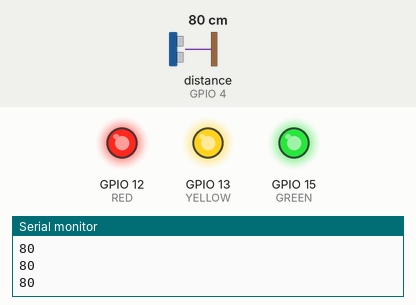
Simulated run of this sketch. Board: ESP8266 (NodeMCU). On the bench: output pins drawn as LEDs (lit = HIGH), the last lines printed to the serial monitor. Wiring (inferred from the names in the program): ultrasonic range finder: trigger GPIO 5; echo GPIO 4. The inputs (shaded band) are chosen by the test bench; at power-on: distance to the obstacle (sensor on GPIO 4) 80 cm. The echo pulse lasts 58.3 µs per cm; WiFi joins after 1.5 s; servers stay silent unless stated; no MQTT or app messages arrive unless stated; pins used as bus, display or sensor lines are not drawn.

Above: at 2.7 s.
2.8 s: distance to the obstacle (sensor on GPIO 4) set to 38 cm
4.3 s: distance to the obstacle (sensor on GPIO 4) set to 31 cm
At 4.9 s:
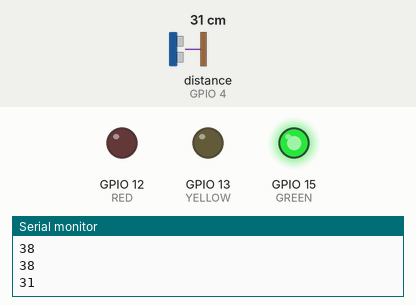
6.0 s: distance to the obstacle (sensor on GPIO 4) set to 23 cm
7.5 s: distance to the obstacle (sensor on GPIO 4) set to 18 cm
At 8.8 s:
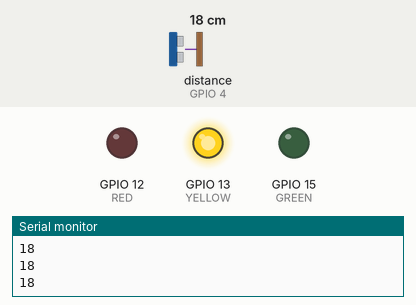
9.1 s: distance to the obstacle (sensor on GPIO 4) set to 7 cm
10.6 s: distance to the obstacle (sensor on GPIO 4) set to 4 cm
At 11.6 s:
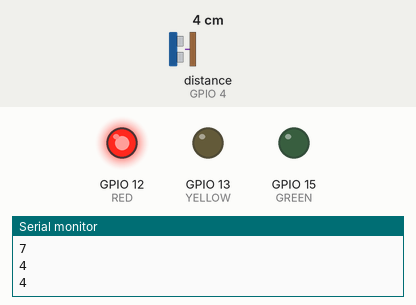
Timing chart, 0 to 13.1 s (numbered marks = the images above; inputs shaded):
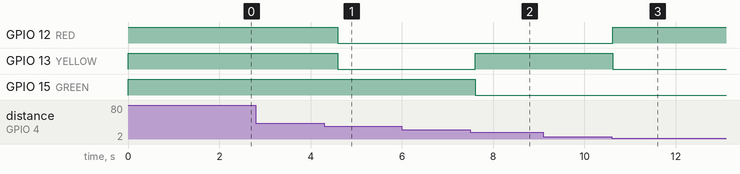

Measured:
- the behaviour switches between 36 and 35 cm on distance to the obstacle (sensor on GPIO 4) (found by bisection; images 0 and 1)
- the behaviour switches between 21 and 20 cm on distance to the obstacle (sensor on GPIO 4) (found by bisection; images 1 and 2)
- the behaviour switches between 6 and 5 cm on distance to the obstacle (sensor on GPIO 4) (found by bisection; images 2 and 3)
- after the input at 4.3 s, GPIO 12 (RED), GPIO 13 (YELLOW): HIGH → LOW after 0.29 s
- after the input at 7.5 s, GPIO 13 (YELLOW): LOW → HIGH after 0.11 s; GPIO 15 (GREEN): HIGH → LOW after 0.11 s
- after the input at 10.6 s, GPIO 12 (RED): LOW → HIGH at once; GPIO 13 (YELLOW): HIGH → LOW at once

The sketch:

garbage.ino
```cpp
/*
 Basic ESP8266 MQTT example

 This sketch demonstrates the capabilities of the pubsub library in combination
 with the ESP8266 board/library.

 It connects to an MQTT server then:
  - publishes "hello world" to the topic "outTopic" every two seconds
  - subscribes to the topic "inTopic", printing out any messages
    it receives. NB - it assumes the received payloads are strings not binary
  - If the first character of the topic "inTopic" is an 1, switch ON the ESP Led,
    else switch it off

 It will reconnect to the server if the connection is lost using a blocking
 reconnect function. See the 'mqtt_reconnect_nonblocking' example for how to
 achieve the same result without blocking the main loop.

 To install the ESP8266 board, (using Arduino 1.6.4+):
  - Add the following 3rd party board manager under "File -> Preferences -> Additional Boards Manager URLs":
       http://arduino.esp8266.com/stable/package_esp8266com_index.json
  - Open the "Tools -> Board -> Board Manager" and click install for the ESP8266"
  - Select your ESP8266 in "Tools -> Board"

*/
#include<String.h>
#define TRIGGER 5
#define ECHO    4
#define RED 12//D6
#define YELLOW 13//D7
#define GREEN  15//D8

 String LOCATION= "BNR";
#include <ESP8266WiFi.h>
#include <PubSubClient.h>

// Update these with values suitable for your network.

const char* ssid = "vivo1803";
const char* password = "123456789";
const char* mqtt_server = "broker.mqttdashboard.com";

WiFiClient espClient;
PubSubClient client(espClient);
long lastMsg = 0;
char msg[50];
int value = 0;

void setup() {
  pinMode(RED, OUTPUT);
   pinMode(YELLOW, OUTPUT);
    pinMode(GREEN, OUTPUT);
    digitalWrite(RED,HIGH);
   digitalWrite(YELLOW,HIGH);
    digitalWrite(GREEN,HIGH);
  pinMode(TRIGGER, OUTPUT);
  pinMode(ECHO, INPUT);
  // Initialize the BUILTIN_LED pin as an output
  Serial.begin(115200);
  setup_wifi();
  client.setServer(mqtt_server, 1883);
  //client.setCallback(callback);
}

void setup_wifi() {

  delay(10);
  // We start by connecting to a WiFi network
  Serial.println();
  Serial.print("Connecting to ");
  Serial.println(ssid);

  WiFi.begin(ssid, password);

  while (WiFi.status() != WL_CONNECTED) {
    delay(500);
    Serial.print(".");
  }

  Serial.println("");
  Serial.println("WiFi connected");
  Serial.println("IP address: ");
  Serial.println(WiFi.localIP());
}


void reconnect() {
  // Loop until we're reconnected
  while (!client.connected()) {
    Serial.print("Attempting MQTT connection...");
    // Attempt to connect
    if (client.connect("zxcv")) {
      Serial.println("connected");
      // Once connected, publish an announcement...
      client.publish("glsc", "hello world");
      // ... and resubscribe
      client.subscribe("glsc");
    } else {
      Serial.print("failed, rc=");
      Serial.print(client.state());
      Serial.println(" try again in 5 seconds");
      // Wait 5 seconds before retrying
      delay(5000);
    }
  }
}
void loop() {

  if (!client.connected()) {
    reconnect();
  }
  client.loop();
// client.publish("glsc", dist()+"cm");
dist();
delay(500);

}
long dist()
{
  long duration, distance;
  digitalWrite(TRIGGER, LOW);
  delayMicroseconds(2);

  digitalWrite(TRIGGER, HIGH);
  delayMicroseconds(10);

  digitalWrite(TRIGGER, LOW);
  duration = pulseIn(ECHO, HIGH);
  distance = (duration/2) / 29.1;
  distTolevel(distance);

  Serial.println (distance);

}
void distTolevel(long dist)
{
  char Topic[]="bin_canara_project";

  if(dist>35)
  return;
  else if(dist>20)
  {
  digitalWrite(RED,LOW);
   digitalWrite(YELLOW,LOW);
    digitalWrite(GREEN,HIGH);
    String buff=LOCATION+("Garbage Empty");
    char pay[20];
    buff.toCharArray(pay,20);
    client.publish(Topic,pay );
  }
  else if(dist>5)
  {
     digitalWrite(RED,LOW);
      digitalWrite(GREEN,LOW);
       digitalWrite(YELLOW,HIGH);
         String buff= LOCATION+"Garbage Medium";
          char pay[20];
    buff.toCharArray(pay,20);
  client.publish(Topic,pay);
  }
  else
  {
     digitalWrite(RED,HIGH);
     digitalWrite(YELLOW,LOW);
     digitalWrite(GREEN,LOW);
    String buff= LOCATION+"Garbage FULL";
          char pay[20];
    buff.toCharArray(pay,20);
  client.publish(Topic,pay);
  }

}
```
